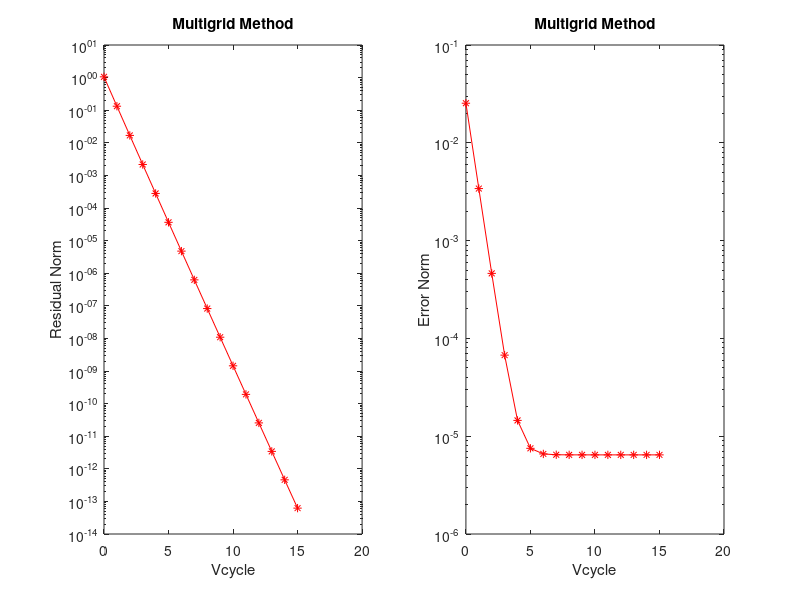

This chart was generated by the following MATLAB code:
function mainvcycle()
%
% function mainvcycle()
%
% multigrid for -u_xx-u_yy = f on [0,1]x[0,1], problem setup and
% initialization. The coarse grid finite difference 5-point stencil is
% generated directly.



N = 64;                % grid size (power of 2)
alpha = 1; beta = 1;    % ratio between dx dy and h
vcycles = 15;           % number of V-cycles
smoothnum = 3;          % number of smoothing iteration, default value is 5 if no value specified
matrix = 'interp';      % matrix = 'direct', default is 'direct' if no method is specified

%% generate mesh
h = 1/N; dx = alpha*h; dy = beta*h;
x = 0:dx:1; y = 0:dy:1;
[X,Y] = meshgrid(x,y);
[ny,nx] = size(X);

%% get exact reference solution and rhs
uexact = ufun(X,Y);
f = ffun(X,Y);

%% set up boundary data
u = zeros(ny,nx);
u(1:ny, 1) = uexact(1:ny, 1);
u(1:ny,nx) = uexact(1:ny,nx);
u( 1,1:nx) = uexact( 1,1:nx);
u(ny,1:nx) = uexact(ny,1:nx);

%% finite difference matrix
A = fd5point(nx,ny,alpha,beta);

%% multigrid V-cycle
rnorm = zeros(vcycles+1,1);
rnorm(1) = norm(residual(A,f,u,h))*h;
enorm = zeros(vcycles+1,1);
enorm(1) = norm(u-uexact)*h;
for i=2:vcycles+1 

	u = mgv(A, f, u, h, alpha, beta, smoothnum, matrix );
    rnorm(i)  = norm( residual(A,f,u,h) )*h;
    enorm(i)  = norm( u-uexact )*h;
	
	disp(['cycle ', num2str(i-1), ' residual norm = ', num2str(rnorm(i))]);

end

% plot residual vs. number of vcycles
subplot(1,2,1);
semilogy(0:vcycles,rnorm,'r*-');
xlabel('Vcycle');
ylabel('Residual Norm');
title('Multigrid Method');

% plot solution error vs. number of sweeps
subplot(1,2,2);
semilogy(0:vcycles,enorm,'r*-');
xlabel('Vcycle');
ylabel('Error Norm');
title('Multigrid Method');


end

function u = mgv(A, f, u, h, alpha, beta, smoothnum, matrix)
%
% function u = mgv(A, f, u, h, smoothnum, alpha, beta)
%
% Multigrid V-cycle (recursively call itself)
%
% Input
%   A         :    finite difference matrix for 2d laplace 
%               (everything has been taken care of, except h^2)
%   f         :    - u_xx - u_yy = f (in matrix form)
%   u         :    - u_xx - u_yy = f (in matrix form)
%   h         :    mesh size
%   alpha     :    ratio between dx and h
%   beta      :    ratio between dy and h
%   smoothnum :    number of smoothing steps
%   matrix    :    choose to form fd matrix directly or by interpolation
%
% Output
%   u         :    solution to A*u = f after one V-cycle
%
% 
%  11/19/2016 Hai Zhu
%

% intialize
if nargin < 8, matrix = 'direct'; end
if nargin < 7, smoothnum = 5; end

[ny,nx] = size(f);

% set up coarse grid
if nx == 3 || ny == 3
    temp = A\(h^2*reshape(f(2:ny-1,2:nx-1),(nx-2)*(ny-2),1));
    u(2:ny-1,2:nx-1) = reshape(temp,ny-2,nx-2); 
else
    %% smoothing
    u = djrelax(A, f, u, h, smoothnum );
    
    
    %% residual correction scheme
    res = residual(A, f, u, h );
    
    % restriction of residual
    nxc = (nx-1)/2 + 1;
    nyc = (ny-1)/2 + 1;
    fc = zeros(nyc,nxc);
    temp = restrict_mat(nx,ny)*reshape(res(2:end-1,2:end-1),(nx-2)*(ny-2),1);
    fc(2:end-1,2:end-1) = reshape(temp,nyc-2,nxc-2);
    
    uc = zeros(nyc,nxc);    % initial guess on coarse grid
    hc = 2*h;
    
    switch matrix
        
        case 'direct'
            Ac = fd5point(nxc,nyc,alpha,beta);
            
        case 'interp'
            Ac = fd5pointc(A,nx,ny);
     
    end
    
    uc = mgv(Ac, fc, uc, hc, alpha, beta, smoothnum, matrix);
    
    %% prolong
    u = u + c2f( uc );
    
    %% post smoothing
    u = djrelax(A, f, u, h , smoothnum);
      
end


end



function Ac = fd5pointc(A,nx,ny)
%
% function Ac = fd5pointc(A,nx,ny)
%
% Finite difference scheme 5 point stencil for coarse grid
%
% Input
%   A          :    coefficient matrix for finite difference on fine grid
%   nx         :    number of grid along x direction
%   ny         :    number of grid along y direction
%       (the reason we require nx and ny here is because A is always a square matrix, 
%       it is a (nx-2)*(ny-2) by (nx-2)*(ny-2) matrix)
%
% Output
%   Ac         :    coefficient matrix on coarse grid
% 
%  11/20/2016 Hai Zhu
%

Iinject = inject_mat(nx,ny);                % get injection matrix
Iprolon = (4*restrict_mat(nx,ny))';         % get prolongation matrix

Ac = Iinject*2*A*Iprolon;                   % finally form finite difference matrix on coarse grid 

end


function Iinject = inject_mat(nx,ny)
%
% function Iinject = inject_mat(nx,ny)
%
% Prolongation matrix
%
% Input
%   nx          :    number of grid along x direction
%   ny          :    number of grid along y direction
%
% Output
%   Iinject     :    direct injection matrix
%
% 
%  11/20/2016 Hai Zhu
%

Nx = nx-2; Ny = ny-2;           % number of points inside computational domain

onevecy = ones(Ny,1);          
T = spdiags(onevecy, 0, Ny,Ny);
Imat = T(2:2:Ny-1,:);

onevecx = ones(Nx,1);
Ix = spdiags(onevecx, 0,Nx,Nx);
Ix = Ix(2:2:Nx-1,:);

Iinject = kron(Ix,Imat);

end



function A = fd5point(nx,ny,alpha,beta)
%
% function A = fd5point(nx,ny,alpha,beta)
%
% Finite difference scheme 5 point stencil
%
% Input
%   nx         :    number of grid along x direction
%   ny         :    number of grid along y direction
%   alpha      :    ratio between dx and h
%   beta       :    ratio between dy and h
%
% Output
%   A          :    coefficient matrix without effect of h
% 
%  11/19/2016 Hai Zhu
%

%% locally affected by ajacent rowwise elements (horizontally)
Nx = nx - 2; 
Ix = speye(Nx);
ex = ones(Nx,1)/alpha^2;
Tx = spdiags([ex -2*ex ex],[-1 0 1],Nx,Nx);

%% locally affected by ajacent columnwise elements (vertically)
Ny = ny-2;
Iy = speye(Ny);
ey = ones(Ny,1)/beta^2;
Ty = spdiags([ey -2*ey ey],[-1 0 1],Ny,Ny);

%% kron product to combine ajacent 4 points
A = -(kron(Ix,Ty) + kron(Tx,Iy));

end


function u = c2f( uc )
%
% function uc = c2f( u )
%
% Prolongation
%
% Input
%   uc         :    solution on coarse grid
%
% Output
%   u          :    solution on fine grid by prolongation
%
% 
%  11/19/2016 Hai Zhu
%

%% get prolongation matrix
[ny,nx] = size( uc );
Ih2h = prolong_mat(nx,ny);

%% assemble solution on fine grid
nxf = 2*(nx-1)+1;  nyf = 2*(ny-1)+1;        % grid size on fine grid
u = zeros(nyf,nxf);
temp = Ih2h*reshape(uc(2:ny-1,2:nx-1),(nx-2)*(ny-2),1);
u(2:end-1,2:end-1) = reshape(temp,nyf-2,nxf-2);


end

function Ih2h = prolong_mat(nx,ny)
%
% function Ih2h = prolong_mat(nx,ny)
%
% Prolongation matrix
%
% Input
%   nx          :    number of grid along x direction
%   ny          :    number of grid along y direction
%
% Output
%   Ih2h        :    I^h_{2h} by interpolation
%
% 
%  11/19/2016 Hai Zhu
%

nxf = 2*(nx-1)+1;       % fine grid size
nyf = 2*(ny-1)+1;
Nx = nxf-2;
Ny = nyf-2;

%% form subblocks of restriction ( weighted u for each column ) 
onevecy = ones(Ny,1);
T = spdiags([1/16*onevecy 1/8*onevecy 1/16*onevecy], [-1,0,1], Ny,Ny);
Imat = T(2:2:Ny-1,:);

%% form global pattern restriction matrix ( weighted u for all columns )
onevecx = ones(Nx,1);
Ix = spdiags([onevecx 2*onevecx onevecx], [-1,0,1],Nx,Nx);
Ix = Ix(2:2:Nx-1,:);

%% combine global pattern with local subblock
Ih2h = 4*kron(Ix,Imat)';

end


function uc = f2c( u )
%
% function uc = f2c( u )
%
% Restriction
%
% Input
%   u          :    solution on fine grid
%
% Output
%   uc         :    solution on coarse grid by restriction
%
% 
%  11/19/2016 Hai Zhu
%

%% get restriction matrix
[nx,ny] = size(u);                              % fine grid size
I2hh = restrict_mat(nx,ny);                     % restriction matrix


%% assemble solution on coarse grid
nxc = (nx-1)/2+1; nyc = (nx-1)/2+1;             % coarse grid size
uc = zeros(nyc,nxc);
temp = I2hh*reshape(u(2:ny-1,2:nx-1),(nx-2)*(ny-2),1);
uc(2:end-1,2:end-1) = reshape(temp,nyc-2,nxc-2);

end

function I2hh = restrict_mat(nx,ny)
%
% function I2hh = restrict_mat(nx,ny)
%
% Restriction matrix
%
% Input
%   nx          :    number of grid along x direction
%   ny          :    number of grid along y direction
%
% Output
%   I2hh        :    I^{2h}_h by taking full weight
%
% 
%  11/19/2016 Hai Zhu
%

Nx = nx-2; Ny = ny-2;           % number of points inside computational domain

%% form subblocks of restriction ( weighted u for each column ) 
onevecy = ones(Ny,1);           % each column has Ny grids inside domian
T = spdiags([1/16*onevecy 1/8*onevecy 1/16*onevecy], [-1,0,1], Ny,Ny);
Imat = T(2:2:Ny-1,:);

%% form global pattern restriction matrix ( weighted u for all columns )
onevecx = ones(Nx,1);
Ix = spdiags([onevecx 2*onevecx onevecx], [-1,0,1],Nx,Nx);
Ix = Ix(2:2:Nx-1,:);

%% combine global pattern with local subblock
I2hh = kron(Ix,Imat);

end


function u = djrelax(A, f, u, h , smoothnum )
%
% function u = djrelax(A, f, u, h )
%
% Relaxation using damped Jacobi iteration
%
% Input
%   A           :    finite difference matrix for 2d laplace 
%                   (everything has been taken care of, except h^2)
%   f           :    - u_xx - u_yy = f (in matrix form)
%   u           :    - u_xx - u_yy = f (in matrix form)
%   h           :    mesh size
%   smoothnum   :    number of relaxation
%
% Output
%   u           :    iterative solution after smoothnum number of iteration
%
% 
%  11/19/2016 Hai Zhu
%

%% factorize matrix A
[ny,nx] = size(f);          % computational domain size
h2 = h*h;                   % A needs to take in account of h^2 
Nx = nx - 2; Ny = ny - 2;   % number of points inside computational domain

D = diag(diag(A));          % sparse diagonal of A
U = -triu(A,1);             % A = D - L -U
L = -tril(A,-1);            % sparse lower triagnular matrix


%% actual smoothing and assembly
temp = reshape(u(2:end-1,2:end-1),Nx*Ny,1);     % all u inside computational domain 
ftemp = reshape(f(2:end-1,2:end-1),Nx*Ny,1);    % all rhs inside computational domain
w = 4/5;                                        % chosen to minimize high frequency eignvalue
for i = 1:smoothnum                             
    temp = ((1-w)*speye(Nx*Ny)+w*(D\(L+U)))*temp + w*(D\(h2*ftemp));
end
u(2:end-1,2:end-1) = reshape(temp,Ny,Nx);       % reshape to original matrix format

end


function res = residual( A, f, u, h )
%
% function res = residual( A, f, u, h )
%
% Compute residual r = b - A*u
%
% Input
%   A           :    finite difference matrix for 2d laplace 
%                   (everything has been taken care of, except h^2)
%   f           :    - u_xx - u_yy = f (in matrix form)
%   u           :    - u_xx - u_yy = f (in matrix form)
%   h           :    mesh size
%
% Output
%   res         :    residual r = b - A*u
%
% 
%  11/19/2016 Hai Zhu
%

[ny,nx] = size(f);                              % computational domain size
h2 = h*h;                                       % A needs to take in account of h^2 
Nx = nx - 2;                                    % number of points inside computational domain along x direction
Ny = ny - 2;                                    % number of points inside computational domain along y direction
res = zeros(ny,nx);                             % initialize residual on grid

temp = reshape(u(2:end-1,2:end-1),Nx*Ny,1);     % all u inside computational domain
ftemp = reshape(f(2:end-1,2:end-1),Nx*Ny,1);    % all rhs inside computational domain 
temp = reshape(ftemp - A*temp/h2,Ny,Nx);        % residual inside computational domain
res(2:end-1,2:end-1) = temp;

end

function u = ufun( X, Y )
%
% function u = ufun( X, Y )
%
% Compute exact solution for 2d laplace on grid to compare with
%
% Input
%   X   :    x-coordinates 2d format generated by meshgrid
%   Y   :    y-coordinates 
%
% Output
%   u   :    exact solution on 
%
% 
%  11/19/2016 Hai Zhu
%

u = (X.^2-X.^4).*(Y.^4-Y.^2);

end 

function f = ffun( X, Y )
%
% function f = ffun( X, Y )
%
% Compute rhs for 2d laplace ( - u_xx - u_yy = f ) on grid 
%
% Input
%   X   :    x-coordinates 2d format generated by meshgrid
%   Y   :    y-coordinates 
%
% Output
%   f   :    right hand side of Au = f
%
% 
%  11/19/2016 Hai Zhu
%

f = 2*( (1-6*X.^2).*Y.^2.*(1-Y.^2) + (1-6*Y.^2).*X.^2.*(1-X.^2) );

end



